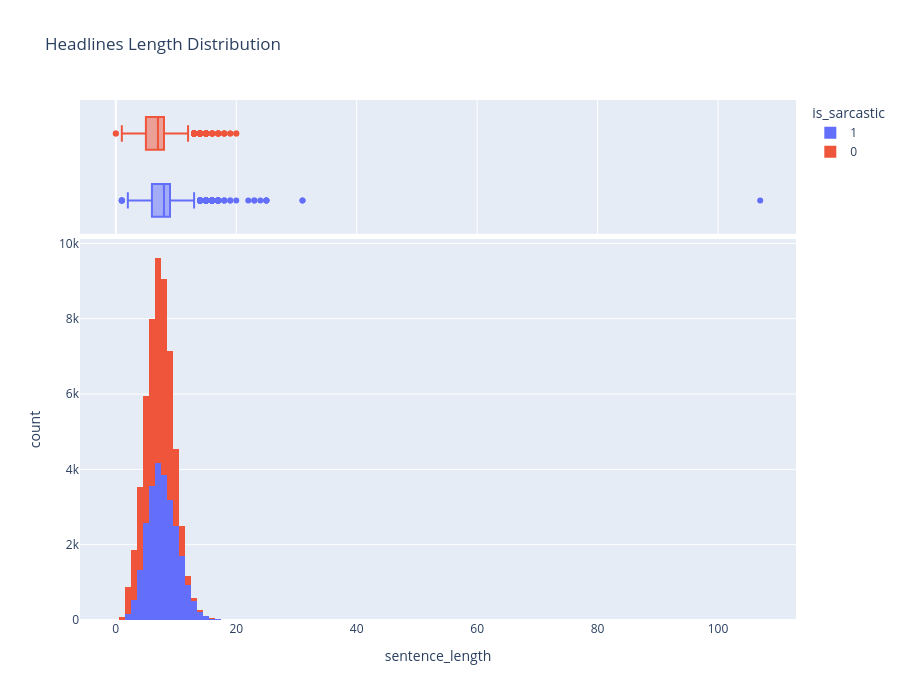

Notebook cell for this chart:
### Markdown cell above
## Headlines Length Distribution
- Look for outlier length of headline sentences
- Usually the headlines shouldn't be more than 20-30 words

### Code cell
px.histogram(data, x="sentence_length",height=700, color='is_sarcastic', title="Headlines Length Distribution", marginal="box")

### Figure 1 — Plotly figure (JSON) as saved in the notebook; plotly's stock layout.template omitted (floating-point values rounded to 4 significant figures; data arrays with more than 128 entries replaced by an {"elided": "..."} marker saying what was removed)
{"data": [{"alignmentgroup": "True", "bingroup": "x", "hovertemplate": "is_sarcastic=1<br>sentence_length=%{x}<br>count=%{y}<extra></extra>", "legendgroup": "1", "marker": {"color": "#636efa", "pattern": {"shape": ""}}, "name": "1", "offsetgroup": "1", "orientation": "v", "showlegend": true, "x": {"elided": "25358 int values"}, "xaxis": "x", "yaxis": "y", "type": "histogram"}, {"alignmentgroup": "True", "hovertemplate": "is_sarcastic=1<br>sentence_length=%{x}<extra></extra>", "legendgroup": "1", "marker": {"color": "#636efa"}, "name": "1", "notched": true, "offsetgroup": "1", "showlegend": false, "x": {"elided": "25358 int values"}, "xaxis": "x2", "yaxis": "y2", "type": "box"}, {"alignmentgroup": "True", "bingroup": "x", "hovertemplate": "is_sarcastic=0<br>sentence_length=%{x}<br>count=%{y}<extra></extra>", "legendgroup": "0", "marker": {"color": "#EF553B", "pattern": {"shape": ""}}, "name": "0", "offsetgroup": "0", "orientation": "v", "showlegend": true, "x": {"elided": "29970 int values"}, "xaxis": "x", "yaxis": "y", "type": "histogram"}, {"alignmentgroup": "True", "hovertemplate": "is_sarcastic=0<br>sentence_length=%{x}<extra></extra>", "legendgroup": "0", "marker": {"color": "#EF553B"}, "name": "0", "notched": true, "offsetgroup": "0", "showlegend": false, "x": {"elided": "29970 int values"}, "xaxis": "x2", "yaxis": "y2", "type": "box"}], "layout": {"xaxis": {"anchor": "y", "domain": [0, 1], "title": {"text": "sentence_length"}}, "yaxis": {"anchor": "x", "domain": [0, 0.7326], "title": {"text": "count"}}, "xaxis2": {"anchor": "y2", "domain": [0, 1], "matches": "x", "showticklabels": false, "showgrid": true}, "yaxis2": {"anchor": "x2", "domain": [0.7426, 1], "matches": "y2", "showticklabels": false, "showline": false, "ticks": "", "showgrid": false}, "legend": {"title": {"text": "is_sarcastic"}, "tracegroupgap": 0}, "title": {"text": "Headlines Length Distribution"}, "barmode": "relative", "height": 700}}
